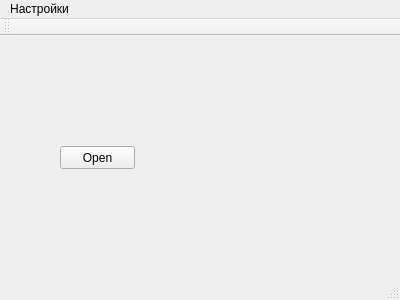
<?xml version="1.0" encoding="UTF-8"?>
<ui version="4.0">
 <class>MainWindow</class>
 <widget class="QMainWindow" name="MainWindow">
  <property name="geometry">
   <rect>
    <x>0</x>
    <y>0</y>
    <width>400</width>
    <height>300</height>
   </rect>
  </property>
  <property name="windowTitle">
   <string>MainWindow</string>
  </property>
  <widget class="QWidget" name="centralWidget">
   <widget class="QCustomPlot" name="customPlot">
    <property name="geometry">
     <rect>
      <x>60</x>
      <y>110</y>
      <width>75</width>
      <height>23</height>
     </rect>
    </property>
    <property name="text">
     <string>Open</string>
    </property>
   </widget>
   <widget class="QLabel" name="label_hello">
    <property name="geometry">
     <rect>
      <x>60</x>
      <y>70</y>
      <width>71</width>
      <height>16</height>
     </rect>
    </property>
    <property name="text">
     <string/>
    </property>
   </widget>
  </widget>
  <widget class="QMenuBar" name="menuBar">
   <property name="geometry">
    <rect>
     <x>0</x>
     <y>0</y>
     <width>400</width>
     <height>21</height>
    </rect>
   </property>
   <widget class="QMenu" name="menu">
    <property name="title">
     <string>Настройки</string>
    </property>
   </widget>
   <addaction name="menu"/>
  </widget>
  <widget class="QToolBar" name="mainToolBar">
   <attribute name="toolBarArea">
    <enum>TopToolBarArea</enum>
   </attribute>
   <attribute name="toolBarBreak">
    <bool>false</bool>
   </attribute>
  </widget>
  <widget class="QStatusBar" name="statusBar"/>
 </widget>
 <layoutdefault spacing="6" margin="11"/>
 <customwidgets>
  <customwidget>
   <class>QCustomPlot</class>
   <extends>QPushButton</extends>
   <header location="global">qcustomplot.h</header>
  </customwidget>
 </customwidgets>
 <resources/>
 <connections/>
</ui>
